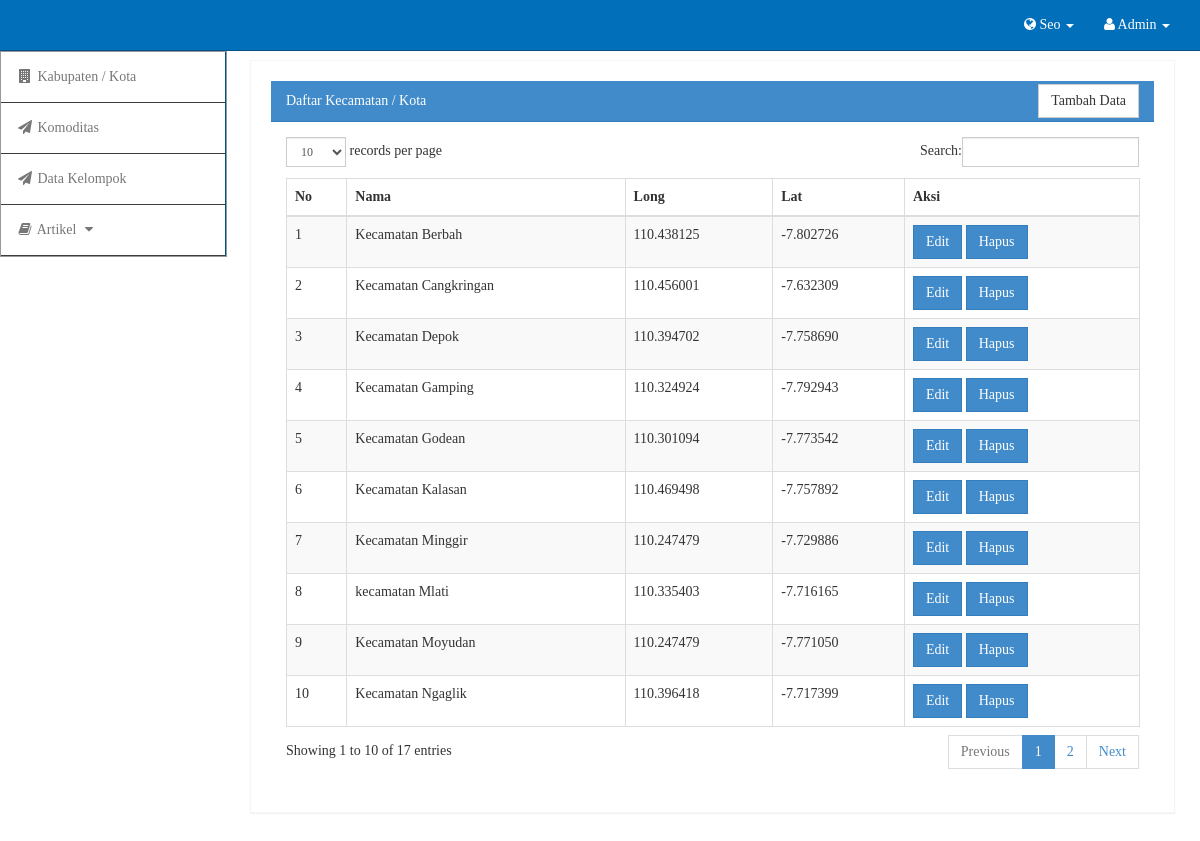
/admin/media.php?module=kota (signed in), run on the app's committed database.
### tables this page shows
CREATE TABLE `kecamatan` (
  `id_kecamatan` int(11) NOT NULL AUTO_INCREMENT,
  `nama` varchar(120) NOT NULL,
  `long` varchar(120) NOT NULL,
  `lat` varchar(120) NOT NULL,
  PRIMARY KEY (`id_kecamatan`),
  KEY `id_kecamatan` (`id_kecamatan`),
  KEY `id_kecamatan_2` (`id_kecamatan`),
  CONSTRAINT `kecamatan_ibfk_1` FOREIGN KEY (`id_kecamatan`) REFERENCES `db_datakelompok` (`id_kecamatan`) ON DELETE CASCADE ON UPDATE CASCADE
);

### admin/modul/mod_kota/kota.php (the view, shortened to what this page needs)
<?php
 if (empty($_SESSION['username']) AND empty($_SESSION['passuser'])){
  echo "<link href='style.css' rel='stylesheet' type='text/css'>
 <center>Untuk mengakses modul, Anda harus login <br>";
  echo "<a href=../../index.php><b>LOGIN</b></a></center>";
}
else { ?>
		<?php
		$aksi="modul/mod_kota/aksi_kota.php";
		switch($_GET[act]){
			default:
		?>
				<div class="row">
					<div class="col-lg-12">
						<div class="panel panel-default">
							<div class="panel-heading">
								Daftar Kecamatan / Kota
								<button type="button" class="btn btn-default pull-right tambah" onclick="location.href='?module=kota&act=insertnew'">Tambah Data</button>
							</div>
							<div class="panel-body">
								<div class="table-responsive">
									<table class="table table-striped table-bordered table-hover" id="dataTables-example">
										<thead>
											<tr>
												<th>No</th>
												<th>Nama</th>
												<th>Long</th>
												<th>Lat</th>
												<th>Aksi</th>
											</tr>
										</thead>
										<tbody>
											<?php
												$no=1;
												$kota = mysql_query("SELECT * FROM kecamatan ORDER BY id_kecamatan DESC");
												while($m=mysql_fetch_array($kota)){
												?>
												<tr>
													<td><?php echo"$m[id_kecamatan]" ?></td>
													<td><?php echo"$m[nama]" ?></td>
													<td><?php echo"$m[long]" ?></td>
													<td><?php echo"$m[lat]" ?></td>
													<td class="center">
														<a href="<?php echo"?module=kota&act=edit&id=$m[id_kecamatan]";?>">
														<button type="button" class="btn btn-primary">Edit</button></a>
														<a href="<?php echo"$aksi?module=kota&act=hapus&id=$m[id_kecamatan]";?>" onclick="return confirm('Apakah anda yakin menghapus data ini?');"><button type="button" class="btn btn-primary">Hapus</button></a>
													</td>
												</tr>
											<?php $no++; } ?>
										</tbody>
									</table>
								</div>
							</div>
						</div>
					</div>
                </div>
			<?php break;
			?>
				<?php
		 } ?>
<?php } ?>

### admin/css/sb-admin.css (style rules this page uses)
html { font-family: Century Gothic; -webkit-text-size-adjust: 100%; -ms-text-size-adjust: 100%; }
body { font-family: Century Gothic; margin-top: 100px; background-color: #fff; }
@media (min-width:768px) { body { margin-top: 50px; } }
.panel { margin-bottom: 20px; background-color: #fff; border: 1px solid #F5F5F5; border-radius: 0px; -webkit-box-shadow: 0 1px 1px rgba(0,0,0,.05); box-shadow: 0 1px 1px rgba(0,0,0,.05); }
.panel-default>.panel-heading { background-color: #428bca; border-color: #357ebd; border-radius: 0px; color: #fff; text-align: center; }
.btn { border-radius: 0; }
.tambah { margin-top: -7px; }
.panel { padding: 20px; }
.panel-default>.panel-heading { text-align: left; }

### data on the page
kecamatan: id_kecamatan "10", nama "Kecamatan Ngaglik", long "110.396418", lat "-7.717399"
kecamatan: id_kecamatan "9", nama "Kecamatan Moyudan", long "110.247479", lat "-7.771050"
kecamatan: id_kecamatan "8", nama "kecamatan Mlati", long "110.335403", lat "-7.716165"
kecamatan: id_kecamatan "7", nama "Kecamatan Minggir", long "110.247479", lat "-7.729886"
kecamatan: id_kecamatan "6", nama "Kecamatan Kalasan", long "110.469498", lat "-7.757892"
kecamatan: id_kecamatan "5", nama "Kecamatan Godean", long "110.301094", lat "-7.773542"
kecamatan: id_kecamatan "4", nama "Kecamatan Gamping", long "110.324924", lat "-7.792943"
kecamatan: id_kecamatan "3", nama "Kecamatan Depok", long "110.394702", lat "-7.758690"
kecamatan: id_kecamatan "2", nama "Kecamatan Cangkringan", long "110.456001", lat "-7.632309"
kecamatan: id_kecamatan "1", nama "Kecamatan Berbah", long "110.438125", lat "-7.802726"
